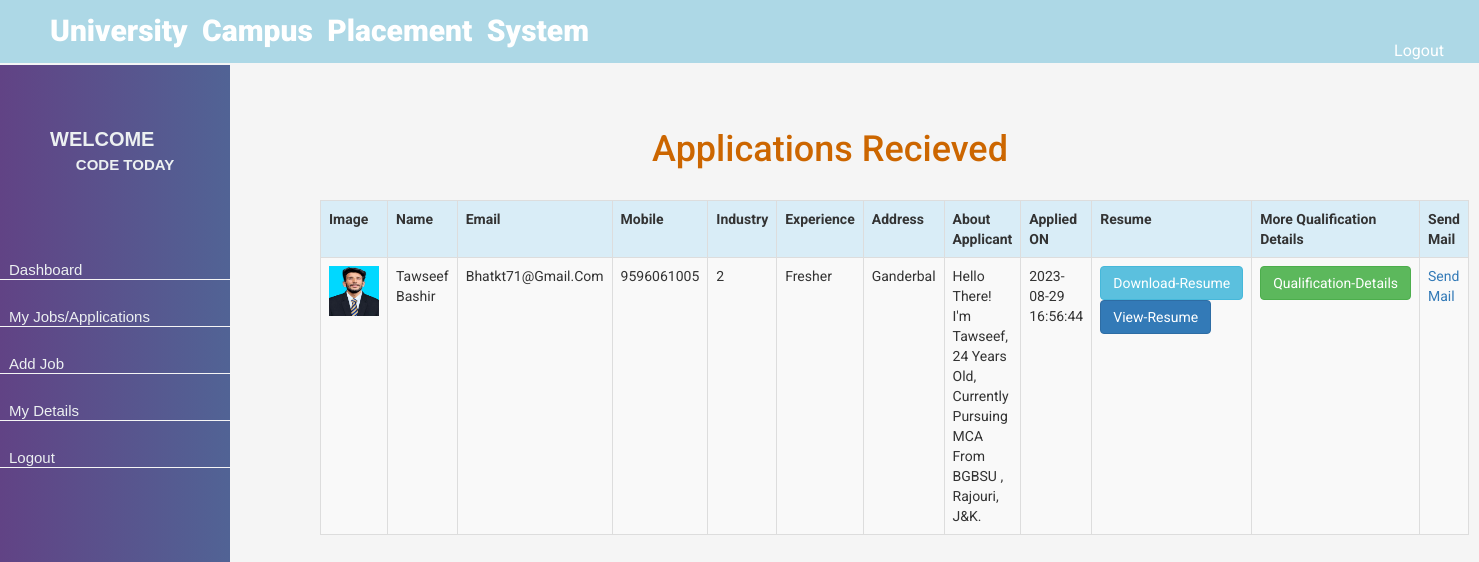
/company/applications.php?id=13 (signed in), run on the app's committed database.
### tables this page shows
CREATE TABLE `applications` (
  `id` bigint(20) NOT NULL,
  `user_id` bigint(50) DEFAULT NULL,
  `job_id` bigint(50) DEFAULT NULL,
  `applied_on` timestamp NOT NULL DEFAULT current_timestamp()
);

CREATE TABLE `users` (
  `id` bigint(20) NOT NULL,
  `name` varchar(50) DEFAULT NULL,
  `email` varchar(50) DEFAULT NULL,
  `mobile` varchar(50) DEFAULT NULL,
  `industry` bigint(20) DEFAULT NULL,
  `experience` varchar(100) NOT NULL,
  `address` varchar(200) DEFAULT NULL,
  `about` varchar(500) DEFAULT NULL,
  `password` varchar(50) DEFAULT NULL,
  `doj` timestamp NOT NULL DEFAULT current_timestamp(),
  `status` tinyint(4) NOT NULL DEFAULT 0,
  `resume` varchar(500) NOT NULL,
  `profile` varchar(500) NOT NULL,
  `notification` varchar(50) DEFAULT NULL
);

### company/applications.php (the view, shortened to what this page needs)
<!DOCTYPE html>
<html>
<head>
</head>
<body>
  <?php
  include 'menu.php';
  include 'header.php';
  ?>
  <div style="background-color: whitesmoke; width:1200px;height: 1000px;margin-left: 230px;">
    <div style=" padding:90px;">
      <div style="height: 20px;"></div>
      <h1 style="text-align: center;color:#c60">Applications Recieved</h1><br />
      <?php
      include('../db.php');
      $res = mysqli_query($con, "select * from  users join applications on  users.id=applications.user_id  where job_id ='" . $_GET['id'] . "' ");
      echo "<table class='table  table-striped table-bordered' '/>";
      echo "<tr class='info'>";
      echo "<th>" . "Image" . "</th>";
      echo "<th>" . "Name" . "</th>";
      echo "<th>" . "Email" . "</th>";
      echo "<th>" . "Mobile" . "</th>";
      echo "<th>" . "Industry" . "</th>";
      echo "<th>" . "Experience" . "</th>";
      echo "<th>" . "Address" . "</th>";
      echo "<th>" . "About Applicant" . "</th>";
      echo "<th>" . "Applied ON" . "</th>";
      echo "<th>" . "Resume" . "</th>";
      echo "<th>" . "More Qualification Details" . "</th>";
      echo "<th>" . "Send Mail" . "</th>";
      echo "</tr>";
      while ($row = mysqli_fetch_assoc($res)) {
        echo "<tr>";
        echo "<tr>";
        if (empty($row['resume'])) {
          echo "<td>" . "Image not uploaded Yet!" . " </td>";
        } else {
          echo "<td>" . "<img src='../$row[profile]' style='width:50px; height:50px'>" . "</td>";
        }
        echo "<td>" . $row['name'] . "</td>";
        echo "<td>" . $row['email'] . "</td>";
        echo "<td>" . $row['mobile'] . "</td>";
        echo "<td>" . $row['industry'] . "</td>";
        echo "<td>" . $row['experience'] . "</td>";
        echo "<td>" . $row['address'] . "</td>";
        echo "<td>" . $row['about'] . "</td>";
        echo "<td>" . $row['applied_on'] . "</td>";
        if (empty($row['resume'])) {
          echo "<td>" . "Resume not uploaded Yet!" . " </td>";
        } else {
          echo "<td>"
            . "<a href='../$row[resume]' class='btn btn-info'>Download-Resume</a>"
            . "<a href='../$row[resume]'  target='_blank' class='btn btn-primary'>View-Resume</a>"
            . "</td>";
        }
        echo "<td>" . "<a  class='btn btn-success' href='my-details.php?id=" . $row['user_id'] . "'> Qualification-details</a>" . "</td>";
        echo "<td>" . "<a href='mail.php?email=" . $row['email'] . "'> Send Mail</a>" . "</td>";
        echo "</tr>";
      }
      ?>
    </div>
  </div>
</body>
</html>

### company/css/menu.css (style rules this page uses)
body { margin:0; padding:0; }

### company/css/header.css (style rules this page uses)
body { margin:0; padding:0; }

### company/header.php (style rules this page uses)
body { font-family: 'Roboto', sans-serif; }

### company/applications.php (style rules this page uses)
body { background-color: whitesmoke; text-transform: capitalize; }

### data on the page
applications: user.profile (picture), user.name "Tawseef Bashir", user.email "Bhatkt71@gmail.com", user.mobile "9596061005", user.industry "2", user.experience "Fresher", user.address "Ganderbal", user.about "Hello There! I'm Tawseef, 24 Years Old, Currently Pursuing MCA From BGBSU , Rajouri, J&K.", applied_on "2023-08-29 16:56:44"

### other printed values
$_SESSION["company_name"] "CODE TODAY"
